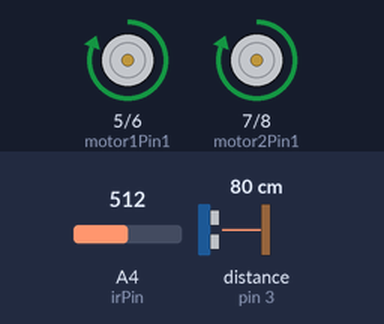
Simulated run of this sketch. Board: Arduino Uno, built with avr-gcc and run on an emulated ATmega328P. Shown: motor-driver pin pairs drawn as motors (green arrow = first pin HIGH = forward, orange = second pin HIGH = backward, longer = more drive). Wiring (inferred from the names in the program): ultrasonic range finder: trigger pin 2; echo pin 3. The inputs (shaded band) are chosen by the test bench; at power-on: distance to the obstacle (sensor on pin 3) 80 cm, A4 (irPin) = 512. The echo pulse lasts 58.3 µs per cm.

Above: at 1.2 s.
1.3 s: distance to the obstacle (sensor on pin 3) set to 22 cm
2.8 s: distance to the obstacle (sensor on pin 3) set to 18 cm
At 4.1 s:
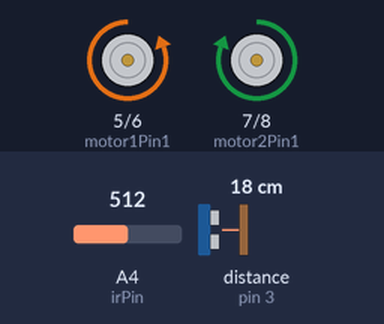
5.8 s: distance to the obstacle (sensor on pin 3) set to 35 cm
At 7.0 s:
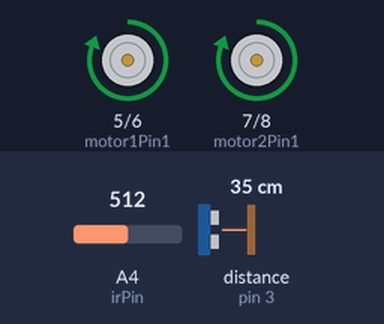
7.8 s: distance to the obstacle (sensor on pin 3) set to 2 cm
At 11.1 s:
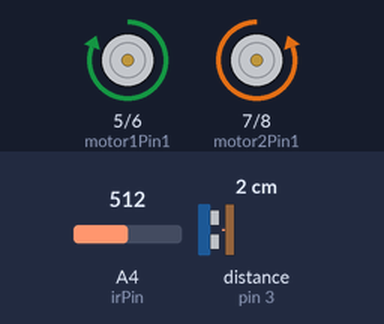
Timing chart, 0 to 11.8 s (numbered marks = the images above; inputs shaded):
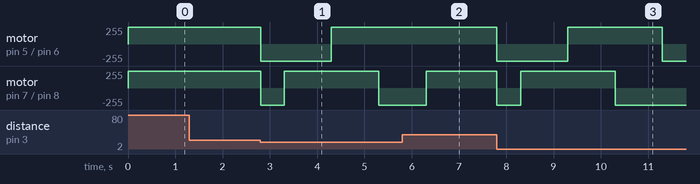

The sketch:

sumo--line.ino
```cpp
// Pin assignments
const int triggerPin = 2;   // Ultrasonic sensor trigger pin
const int echoPin = 3;      // Ultrasonic sensor echo pin
const int irPin = 4;        // IR sensor pin
const int motor1Pin1 = 5;   // Motor 1 pin 1
const int motor1Pin2 = 6;   // Motor 1 pin 2
const int motor2Pin1 = 7;   // Motor 2 pin 1
const int motor2Pin2 = 8;   // Motor 2 pin 2

// Threshold values
const int irThreshold = 500;   // IR sensor threshold
const int distanceThreshold = 20;  // Distance threshold for obstacle detection (in cm)

void setup() {
  // Initialize pin modes
  pinMode(triggerPin, OUTPUT);
  pinMode(echoPin, INPUT);
  pinMode(irPin, INPUT);
  pinMode(motor1Pin1, OUTPUT);
  pinMode(motor1Pin2, OUTPUT);
  pinMode(motor2Pin1, OUTPUT);
  pinMode(motor2Pin2, OUTPUT);
}

void loop() {
  // Read sensors
  int irValue = analogRead(irPin);
  int distance = getUltrasonicDistance();

  // Line following logic
  if (irValue > irThreshold) {
    // Line detected, move forward
    moveForward();
  } else {
    // Line not detected, stop motors
    stopMotors();
  }

  // Obstacle detection logic
  if (distance < distanceThreshold) {
    // Obstacle detected, perform attack pattern
    attackPattern();
  }
}

int getUltrasonicDistance() {
  // Send ultrasonic pulse
  digitalWrite(triggerPin, LOW);
  delayMicroseconds(2);
  digitalWrite(triggerPin, HIGH);
  delayMicroseconds(10);
  digitalWrite(triggerPin, LOW);

  // Measure echo pulse duration
  long duration = pulseIn(echoPin, HIGH);

  // Calculate distance in centimeters
  int distance = duration * 0.034 / 2;
  return distance;
}

void moveForward() {
  digitalWrite(motor1Pin1, HIGH);
  digitalWrite(motor1Pin2, LOW);
  digitalWrite(motor2Pin1, HIGH);
  digitalWrite(motor2Pin2, LOW);
}

void stopMotors() {
  digitalWrite(motor1Pin1, LOW);
  digitalWrite(motor1Pin2, LOW);
  digitalWrite(motor2Pin1, LOW);
  digitalWrite(motor2Pin2, LOW);
}

void turnAround() {
  digitalWrite(motor1Pin1, LOW);
  digitalWrite(motor1Pin2, HIGH);
  digitalWrite(motor2Pin1, HIGH);
  digitalWrite(motor2Pin2, LOW);
  delay(1000);  // Adjust the delay according to your robot's turning speed
}

void attackPattern() {
  // Perform attack pattern
  moveBackward();
  delay(500);  // Delay for 0.5 seconds

  turnLeft();
  delay(1000);  // Delay for 1 second

  moveForward();
  delay(1000);  // Delay for 1 second

  turnRight();
  delay(1000);  // Delay for 1 second

  stopMotors();
}

void moveBackward() {
  digitalWrite(motor1Pin1, LOW);
  digitalWrite(motor1Pin2, HIGH);
  digitalWrite(motor2Pin1, LOW);
  digitalWrite(motor2Pin2, HIGH);
}

void turnLeft() {
  digitalWrite(motor1Pin1, LOW);
  digitalWrite(motor1Pin2, HIGH);
  digitalWrite(motor2Pin1, HIGH);
  digitalWrite(motor2Pin2, LOW);
}

void turnRight() {
  digitalWrite(motor1Pin1, HIGH);
  digitalWrite(motor1Pin2, LOW);
  digitalWrite(motor2Pin1, LOW);
  digitalWrite(motor2Pin2, HIGH);
}
```

Measured:
- the behaviour switches between 21 and 20 cm on distance to the obstacle (sensor on pin 3) (found by bisection; images 0 and 1)
- after the input at 1.3 s, every drawn part: stays the same
- after the input at 2.8 s, motor on pin 5 (motor1Pin1) / pin 6 (motor1Pin2): forward 255/255 → backward 255/255 at once, → forward 255/255 1.5 s later; motor on pin 7 (motor2Pin1) / pin 8 (motor2Pin2): forward 255/255 → backward 255/255 at once, → forward 255/255 0.50 s later, → backward 255/255 2.0 s later
- after the input at 5.8 s, motor on pin 5 (motor1Pin1) / pin 6 (motor1Pin2): stays forward 255/255 (without the input it goes to backward 255/255 after 0.50 s); motor on pin 7 (motor2Pin1) / pin 8 (motor2Pin2): backward 255/255 → forward 255/255 after 0.51 s instead of 1.0 s
- after the input at 7.8 s, motor on pin 5 (motor1Pin1) / pin 6 (motor1Pin2): forward 255/255 → backward 255/255 at once, → forward 255/255 1.5 s later, → backward 255/255 2.0 s later; motor on pin 7 (motor2Pin1) / pin 8 (motor2Pin2): forward 255/255 → backward 255/255 at once, → forward 255/255 0.50 s later, → backward 255/255 2.0 s later
